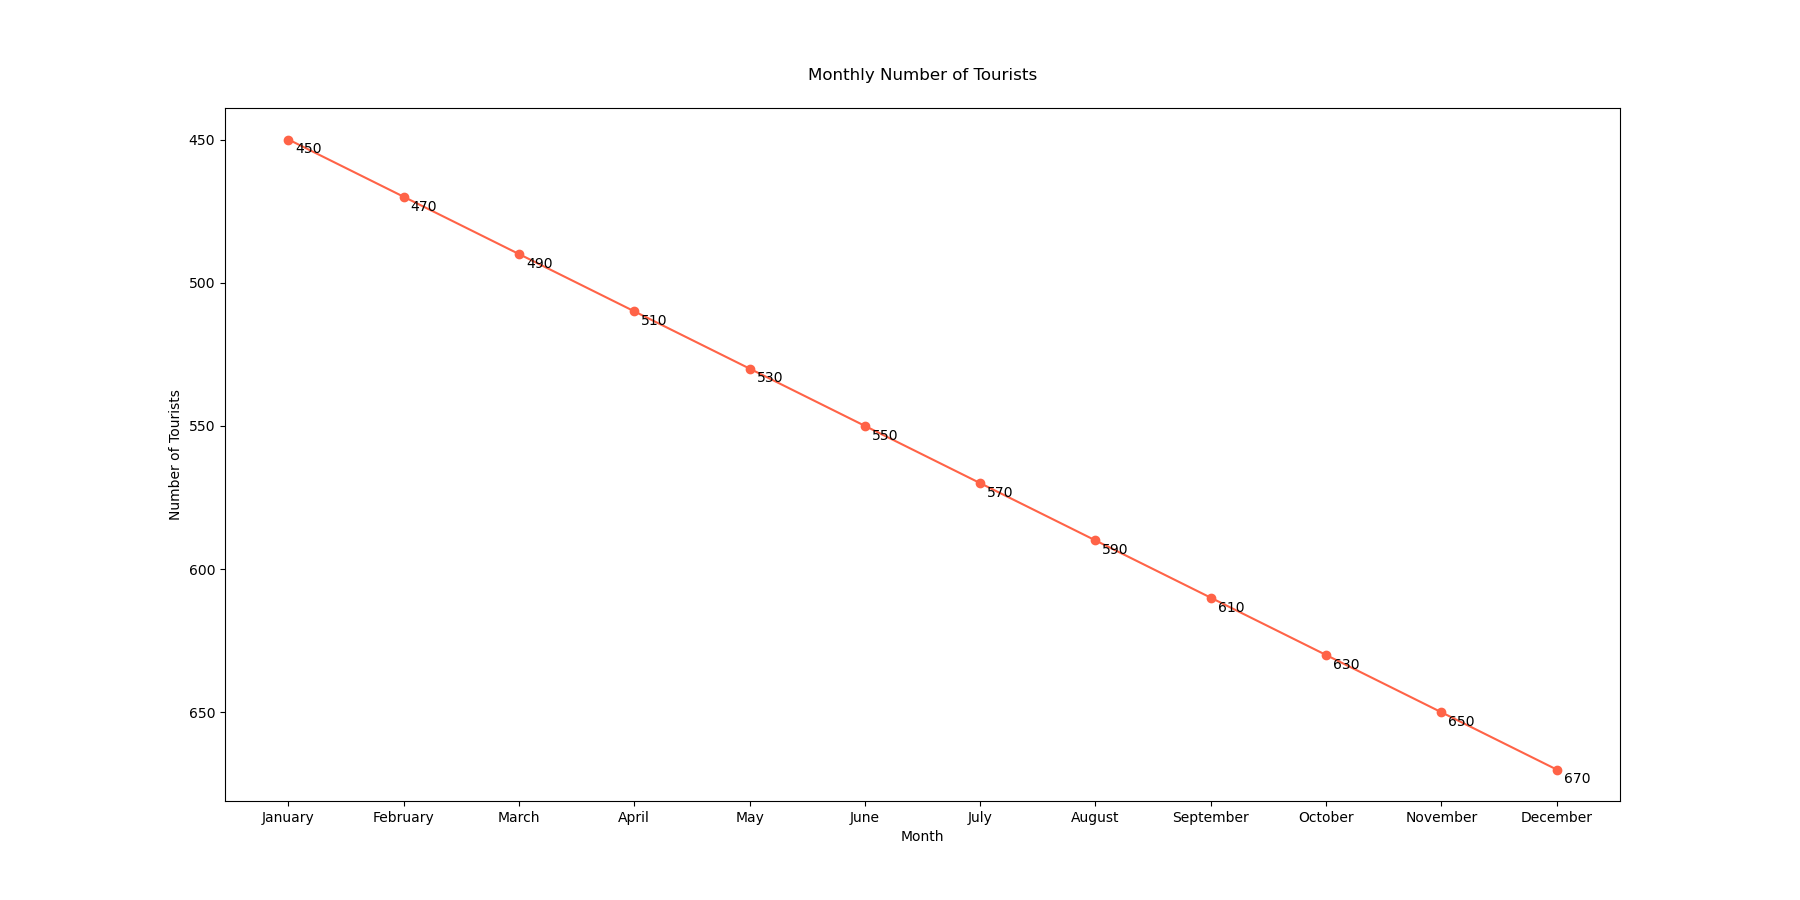

Source code (Python):

import matplotlib.pyplot as plt

months = ['January', 'February', 'March', 'April', 'May', 'June', 'July', 'August', 'September', 'October', 'November', 'December']
number_of_tourists = [450, 470, 490, 510, 530, 550, 570, 590, 610, 630, 650, 670]

plt.figure(figsize=(18, 9))

plt.plot(months, number_of_tourists, marker='o', linestyle='-', color='#FF6347')  # Tomato color

for i, tourists in enumerate(number_of_tourists):
    plt.annotate(str(tourists), xy=(months[i], tourists), xytext=(5, -10), textcoords='offset points')

plt.title('Monthly Number of Tourists', pad=20)
plt.xlabel('Month')
plt.ylabel('Number of Tourists')

plt.gca().invert_yaxis()

plt.show()
